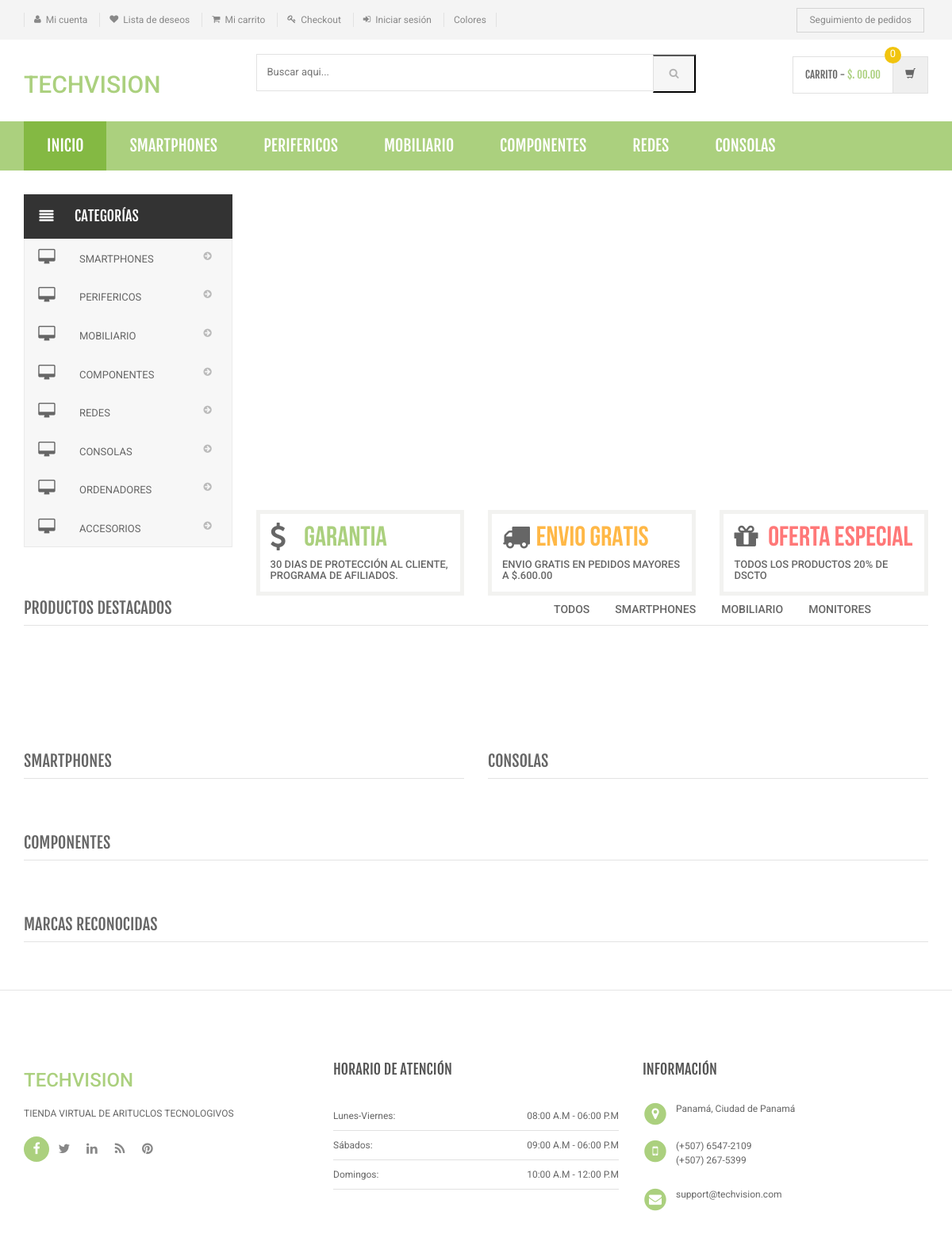
Before: / with the older database file.
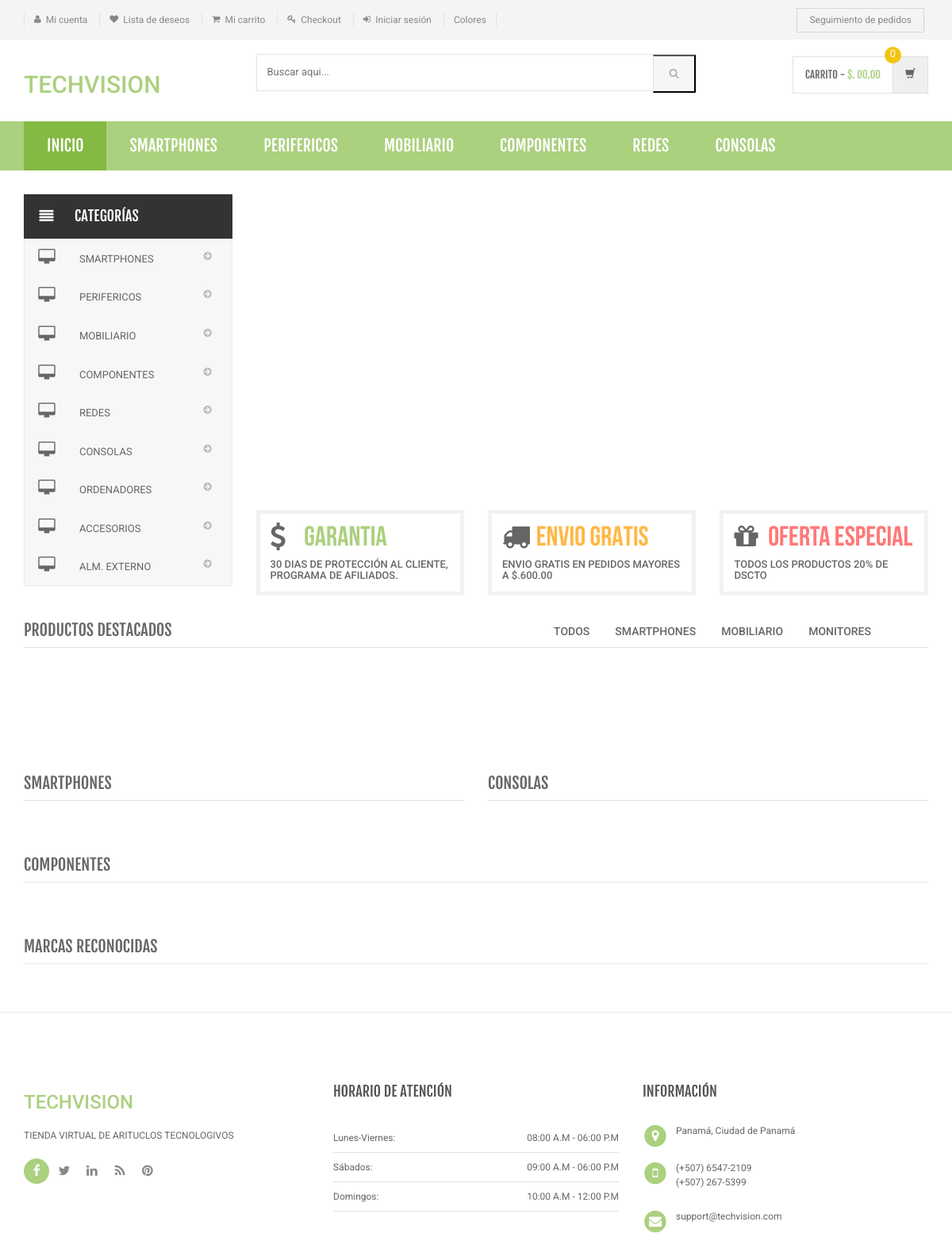
After: the same page with the newer database file.
### tables this page shows
CREATE TABLE `category` (
  `id` int(11) NOT NULL AUTO_INCREMENT,
  `categoryName` varchar(255) DEFAULT NULL,
  `categoryDescription` longtext DEFAULT NULL,
  `creationDate` timestamp NOT NULL DEFAULT current_timestamp(),
  `updationDate` varchar(255) DEFAULT NULL,
  PRIMARY KEY (`id`)
);

### index.php (the view, shortened to what the changed rows need)
<?php
include('includes/config.php');
?>
<!DOCTYPE html>
<html lang="es">
<head>
	<link rel="stylesheet" href="assets/css/bootstrap.min.css">
	<link rel="stylesheet" href="assets/css/main.css">
	<link rel="stylesheet" href="assets/css/green.css">
	<link rel="stylesheet" href="assets/css/owl.carousel.css">
	<link rel="stylesheet" href="assets/css/owl.transitions.css">
	<link rel="stylesheet" href="assets/css/owl.theme.css">
	<link href="assets/css/lightbox.css" rel="stylesheet">
	<link rel="stylesheet" href="assets/css/animate.min.css">
	<link rel="stylesheet" href="assets/css/rateit.css">
	<link rel="stylesheet" href="assets/css/bootstrap-select.min.css">
	<link rel="stylesheet" href="assets/css/config.css">
	<link href="assets/css/green.css" rel="alternate stylesheet" title="Green color">
	<link href="assets/css/blue.css" rel="alternate stylesheet" title="Blue color">
	<link href="assets/css/red.css" rel="alternate stylesheet" title="Red color">
	<link href="assets/css/orange.css" rel="alternate stylesheet" title="Orange color">
	<link href="assets/css/dark-green.css" rel="alternate stylesheet" title="Darkgreen color">
	<link rel="stylesheet" href="assets/css/font-awesome.min.css">
</head>
<body class="cnt-home">
	<header class="header-style-1">
		<?php include('includes/main-header.php'); ?>
		<?php include('includes/menu-bar.php'); ?>
	</header>
	<div class="body-content outer-top-xs" id="top-banner-and-menu">
		<div class="container">
			<div class="furniture-container homepage-container">
				<div class="row">
					<div class="col-xs-12 col-sm-12 col-md-3 sidebar">
						<?php include('includes/side-menu.php'); ?>
					</div>
				</div>
			</div>
		</div>
</body>
</html>

### includes/menu-bar.php (shortened to what the changed rows need)
<div class="header-nav animate-dropdown">
    <div class="container">
        <div class="yamm navbar navbar-default" role="navigation">
            <div class="nav-bg-class">
                <div class="navbar-collapse collapse" id="mc-horizontal-menu-collapse">
	<div class="nav-outer">
		<ul class="nav navbar-nav">
              <?php $sql=mysqli_query($con,"select id,categoryName  from category limit 6");
while($row=mysqli_fetch_array($sql))
{
    ?>
			<li class="dropdown yamm">
				<a href="category.php?cid=<?php echo $row['id'];?>"> <?php echo $row['categoryName'];?></a>
			</li>
			<?php } ?>
		</ul>
	</div>
</div>
            </div>
        </div>
    </div>
</div>

### includes/side-menu.php (shortened to what the changed rows need)
<div class="side-menu animate-dropdown outer-bottom-xs">
    <nav class="yamm megamenu-horizontal" role="navigation">
        <ul class="nav">
            <li class="dropdown menu-item">
              <?php $sql=mysqli_query($con,"select id,categoryName  from category");
while($row=mysqli_fetch_array($sql))
{
    ?>
                <a href="category.php?cid=<?php echo $row['id'];?>" class="dropdown-toggle"><i class="icon fa fa-desktop fa-fw"></i>
                <?php echo $row['categoryName'];?></a>
                <?php }?>
</li>
</ul>
    </nav>
</div>

Changed rows visible on the page:
added category: categoryName "ALM. EXTERNO"
